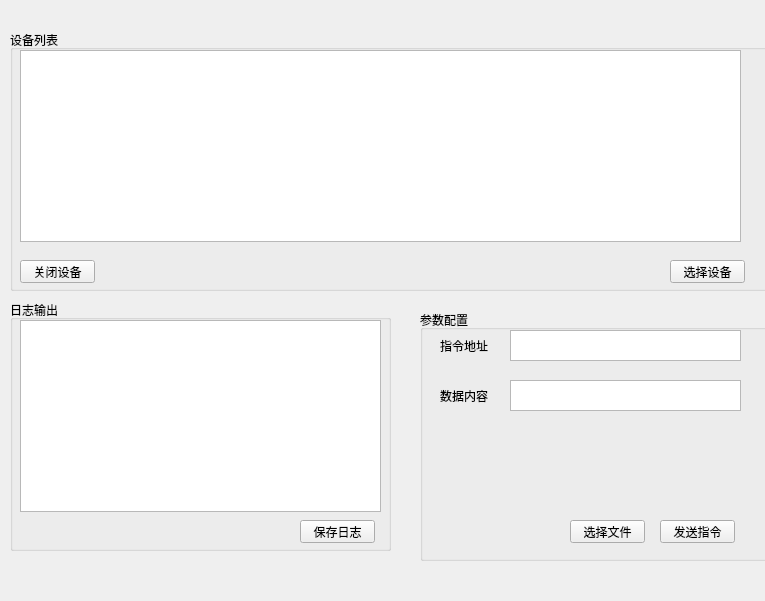
<?xml version="1.0" encoding="UTF-8"?>
<ui version="4.0">
 <class>main_window</class>
 <widget class="QWidget" name="main_window">
  <property name="geometry">
   <rect>
    <x>0</x>
    <y>0</y>
    <width>765</width>
    <height>601</height>
   </rect>
  </property>
  <property name="windowTitle">
   <string>Form</string>
  </property>
  <widget class="QGroupBox" name="groupBox_3">
   <property name="geometry">
    <rect>
     <x>10</x>
     <y>300</y>
     <width>381</width>
     <height>251</height>
    </rect>
   </property>
   <property name="title">
    <string>日志输出</string>
   </property>
   <widget class="QPushButton" name="pushButton_4">
    <property name="geometry">
     <rect>
      <x>290</x>
      <y>220</y>
      <width>75</width>
      <height>23</height>
     </rect>
    </property>
    <property name="text">
     <string>保存日志</string>
    </property>
   </widget>
   <widget class="QListWidget" name="listWidget_2">
    <property name="geometry">
     <rect>
      <x>10</x>
      <y>20</y>
      <width>361</width>
      <height>192</height>
     </rect>
    </property>
   </widget>
  </widget>
  <widget class="QGroupBox" name="groupBox">
   <property name="geometry">
    <rect>
     <x>420</x>
     <y>310</y>
     <width>351</width>
     <height>251</height>
    </rect>
   </property>
   <property name="title">
    <string>参数配置</string>
   </property>
   <widget class="QTextBrowser" name="textBrowser">
    <property name="geometry">
     <rect>
      <x>90</x>
      <y>20</y>
      <width>231</width>
      <height>31</height>
     </rect>
    </property>
   </widget>
   <widget class="QLabel" name="label">
    <property name="geometry">
     <rect>
      <x>20</x>
      <y>20</y>
      <width>101</width>
      <height>31</height>
     </rect>
    </property>
    <property name="text">
     <string>指令地址</string>
    </property>
   </widget>
   <widget class="QTextBrowser" name="textBrowser_3">
    <property name="geometry">
     <rect>
      <x>90</x>
      <y>70</y>
      <width>231</width>
      <height>31</height>
     </rect>
    </property>
   </widget>
   <widget class="QLabel" name="label_3">
    <property name="geometry">
     <rect>
      <x>20</x>
      <y>70</y>
      <width>101</width>
      <height>31</height>
     </rect>
    </property>
    <property name="text">
     <string>数据内容</string>
    </property>
   </widget>
   <widget class="QPushButton" name="pushButton">
    <property name="geometry">
     <rect>
      <x>240</x>
      <y>210</y>
      <width>75</width>
      <height>23</height>
     </rect>
    </property>
    <property name="text">
     <string>发送指令</string>
    </property>
   </widget>
   <widget class="QPushButton" name="pushButton_5">
    <property name="geometry">
     <rect>
      <x>150</x>
      <y>210</y>
      <width>75</width>
      <height>23</height>
     </rect>
    </property>
    <property name="text">
     <string>选择文件</string>
    </property>
   </widget>
  </widget>
  <widget class="QGroupBox" name="groupBox_2">
   <property name="geometry">
    <rect>
     <x>10</x>
     <y>30</y>
     <width>761</width>
     <height>261</height>
    </rect>
   </property>
   <property name="title">
    <string>设备列表</string>
   </property>
   <widget class="QPushButton" name="pushButton_2">
    <property name="geometry">
     <rect>
      <x>660</x>
      <y>230</y>
      <width>75</width>
      <height>23</height>
     </rect>
    </property>
    <property name="text">
     <string>选择设备</string>
    </property>
   </widget>
   <widget class="QPushButton" name="pushButton_3">
    <property name="geometry">
     <rect>
      <x>10</x>
      <y>230</y>
      <width>75</width>
      <height>23</height>
     </rect>
    </property>
    <property name="text">
     <string>关闭设备</string>
    </property>
   </widget>
   <widget class="QTableWidget" name="device_list">
    <property name="geometry">
     <rect>
      <x>10</x>
      <y>20</y>
      <width>721</width>
      <height>192</height>
     </rect>
    </property>
   </widget>
  </widget>
 </widget>
 <resources/>
 <connections/>
</ui>
